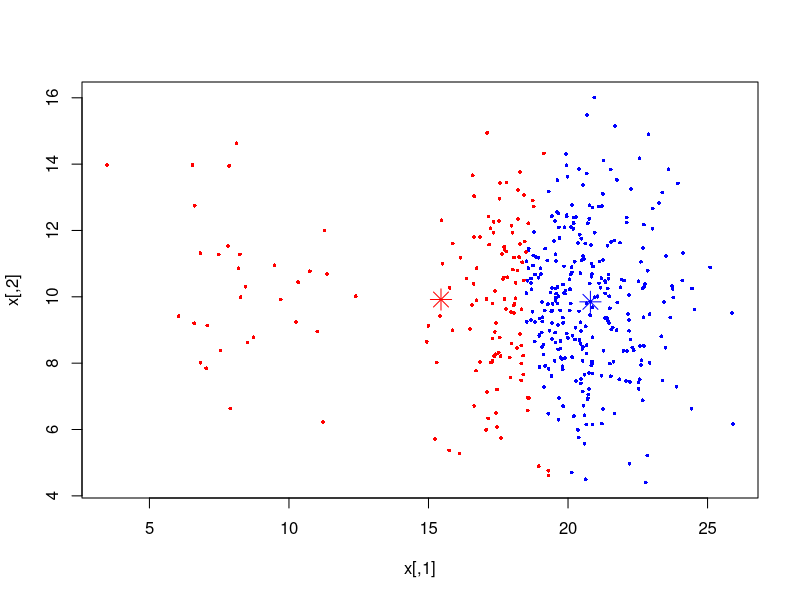

Recreate this plot in R.
# Min max fails on data if density of the clusters are very different from one another 


#DATA GENERATION:
      x1=rnorm(30,8,2)
	    y1=rnorm(30,10,2)
	    x2=rnorm(400,20,2)
	    y2=rnorm(400,10,2)
	    x=matrix(c(x1,x2,y1,y2),ncol=2,byrow=FALSE)
	    initial_centers=matrix(c(8,10,20,10),byrow=T,nrow=2)


MaxMinKmeans <- function(x, n,centers, Min=0,Max,pstep=pstep,maxp=maxp,Beta=Beta) {
      t=0
      p=0
      w=rep(1/n,n)
      empty=FALSE
      repeat{
             t=t+1
             distance=matrix(nrow=nrow(x),ncol=n)
             for(i in 1:nrow(x)){
                   for(j in 1:n){
                         distance[i,j]=t(x[i,]-centers[j,])%*%(x[i,]-centers[j,])
                   }
                   }
             delta=matrix(0,nrow=nrow(x),ncol=n)
             for(i in 1:nrow(x)){
                   delta[i,which.min(w*distance[i,])]=1
                   }
             if(min(colSums(delta))<2){
                   empty=TRUE
                   p=p-pstep
                   if(p<0) return(NULL)
                   delta=DELTA
                   w=W
                   centers=centersOld
                   }
             centersOld=centers
             centers=t(delta)%*%x
             centers=centers/(colSums(delta))
             if(p<maxp & empty==FALSE){
                   p=p+pstep
                   DELTA=delta
                   W=w
                   }
             v=rowSums(t(delta)%*%distance)
             w=Beta*as.matrix(w)+(1-Beta)*as.matrix(v)^(1/(1-p))/sum(as.matrix(v)^(1/(1-p)))
             d = 0
             for (i in 1:n){
                   d = d + t(centers[i,]-centersOld[i,])%*%(centers[i,]-centersOld[i,])
                   }
             if (missing(Min)){ if(t > Max)	break} 
             else	{if (d < Min) break }
             print(c(t,d))        
             }
             cluster=c()
             for(i in 1:nrow(x)){
                   cluster[i]=sum(delta[i,]*seq(1:n))
             }
             print(c(t,d))
             return(list(cluster = cluster, centers = centers,iterations=t))
}

r = MaxMinKmeans(x,2,centers=initial_centers,Min=10^-3,Max=30,pstep=0.05 , maxp=0.4,Beta=0.3)
r$centers
r$iterations
mycolors=c("red","blue")
plot(x, col = mycolors[r$cluster], pch = 16,cex=0.5)
points(r$centers, col = mycolors[c(1:2)], pch = 8, cex = 2)


